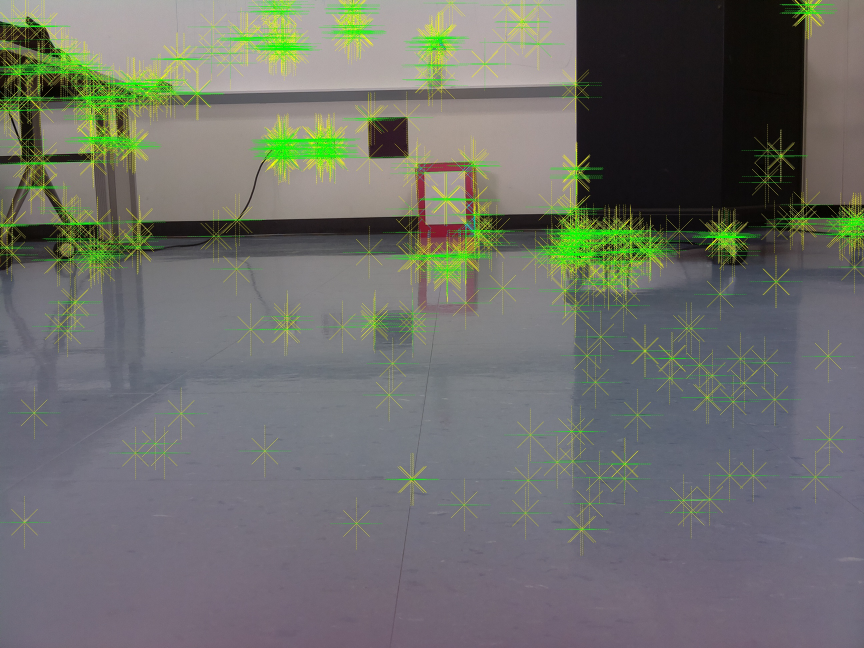
#> input picture C++/Test.jpg, 2592 x 1944 px, given in place of the camera (shown at 1/3 size)
$ python FollowLaserBackhp.py   (older library calls are emulated)
#> lines starting #> are read from the running program, lines starting #| are printed output that depends on the picture; after the words box and inside, x2 and y2 are one past the last pixel; in counts of white or black regions, pixels touching at a corner belong together
#!usr/bin/python
import cv2
import cv2.cv as cv
import numpy as np
#import serial
import time

cap = cv2.VideoCapture(0)
prev = np.empty((1920,640,3))
diff = np.empty((480,640,3))
avgBright = 0;
detector = cv2.SimpleBlobDetector()
#set = serial.Serial('<ls /dev/tty*'>,9600)

ranThrough = False


def getFrame():
    _,frame = cap.read()
#> frame is the input picture: shape (1944, 2592, 3); mean B, G, R 106, 111, 109.5
    cv2.imshow('raw',frame)
    frame = cv2.GaussianBlur(frame,(9,9),0,0)
    frame = cv2.cvtColor(frame,cv2.COLOR_BGR2HSV)
#> frame: shape (1944, 2592, 3); mean H, S, V 90.8, 43.7, 119.5
   # _,_,b = cv2.split(frame)
    return frame

def getCoor(frame):
    vals = (31,29,23,19,17,13,11,7)
    for y in vals:
        for x in range(0,frame.shape[1]):
            if np.any(frame[x*frame.shape[1]:x*frame.shape[1]+frame.shape[0]:y]):
                print(x)

def reduceBrightness(img):
    lower_brightness = np.array([100,0,170])
    upper_brightness = np.array([200,200,300])
    mask = cv2.inRange(img,lower_brightness,upper_brightness)
    img = cv2.bitwise_and(img,img,mask=mask)
    return img

def removeNonRed(img):
    img = cv2.cvtColor(img,cv2.COLOR_HSV2BGR)
    b,g,r = cv2.split(img)
    deltaB = cv2.subtract(r,b)
    deltaG = cv2.subtract(r,g)
    r2 = cv2.bitwise_and(r,r,mask=deltaB)
    g2 = cv2.bitwise_and(r2,r2,mask=deltaG)
    img = cv2.merge((r2,r2,r2))
    #cv2.imshow('test',img)
    img = cv2.cvtColor(img,cv2.COLOR_BGR2HSV)
    return img;


def getLocation(img):
    test = img.reshape(img.size)
    locationY = []
    locationX = []
    for x in [17,13,11,7,5]:
        if np.any(img[x:(x*img.shape[0]+1):5]):
            testing = np.where(img != 0)
            locationY = testing[0]
            break

    if(len(locationY) > 0):
        for x in [17,13,11,7,5]:
            columns = np.array( range(0,img.shape[1],x))
            #print(img[locationY[0]],columns)
            if np.any(img[locationY[0],columns]):
                testing = np.where(img[locationY[0],columns] != 0)
                print(testing)
                locationX = testing[0]
                locationX = locationX * x
                #print(locationX[0])
                break
    if(len(locationX) > 0 and len(locationY) > 0):
        return locationX[0],locationY[0]
    else:
        return -1,-1

def edgeDetection(img):
    img2 = cv2.Canny(img,100,200)
    cv2.imshow('edges',img2)

while True:
    img = getFrame()
    #cv2.imshow('Raw',img)
    #img = normalizeBrightness(img)
    for x in range(0,2):
        img = reduceBrightness(img)
#> this loop made 2 passes
#> pass 1, in reduceBrightness, `mask = cv2.inRange(img,lower_brightness,upper_brightness)`:
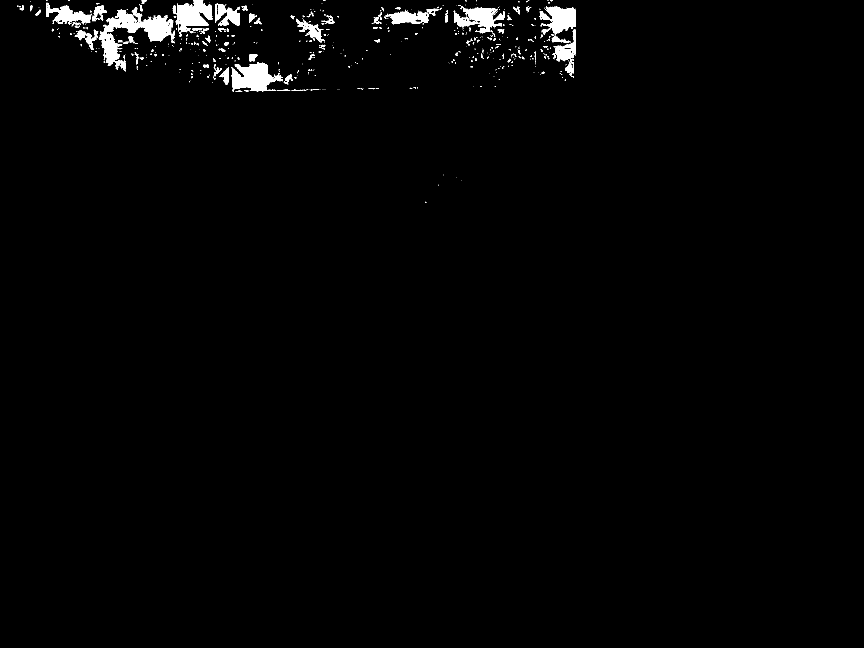
#> mask: shape (1944, 2592) (shown at 1/3 size); 1.3% white; 667 white regions (526 under 20 px), largest, box (x1, y1, x2, y2) and area: (296, 29, 520, 205) 12227, (695, 187, 849, 274) 8013, (526, 0, 637, 97) 6518
#> pass 1, in reduceBrightness, `img = cv2.bitwise_and(img,img,mask=mask)`:
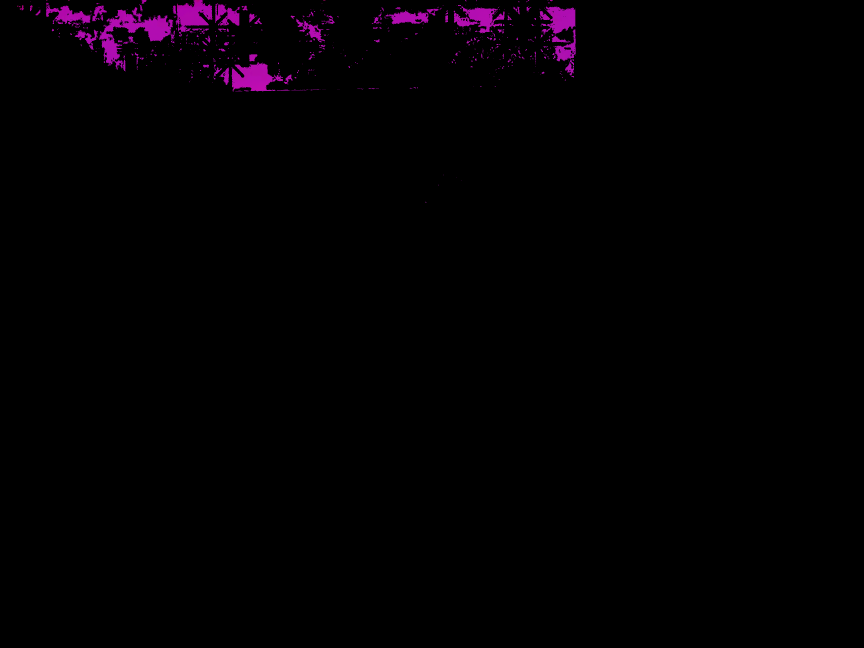
#> img: shape (1944, 2592, 3) (shown at 1/3 size); mean of channels 0, 1, 2 2.3, 0.2, 2.3; drawn as B, G, R
    cv2.imshow('afterbright',img)
    img = removeNonRed(img)
#> in removeNonRed, `img = cv2.cvtColor(img,cv2.COLOR_BGR2HSV)`: img: shape (1944, 2592, 3); mean H, S, V 0, 0, 2.3
    #cv2.imshow('afterRed',img)
    _,_,img = cv2.split(img)
    maxVal = np.amax(img)
#> maxVal = 194

    print(getLocation(img))
#> the loop in getLocation, `for x in [17,13,11,7,5]:` made 1 pass
#> testing on pass 1: 66278 positions, rows 0 to 608, columns 66 to 1726
#> the loop in getLocation, `for x in [17,13,11,7,5]:` made 1 pass
#> (testing, locationX) on pass 1: (([25, 84],), [425, 1428])
#| (array([25, 84]),)
#| (425, 0)

 # [7 lines of commented-out code are left out]
    x,y = getLocation(img)
#> the loop in getLocation (call 2), `for x in [17,13,11,7,5]:` made 1 pass
#> the loop in getLocation (call 2), `for x in [17,13,11,7,5]:` made 1 pass
#| (array([25, 84]),)
#> x = 425; y = 0

    if y != -1  and x != -1:
        cv2.line(img,(0,y),(img.shape[1],y),255,10)
        cv2.line(img,(x,0),(x,img.shape[0]),255,10)
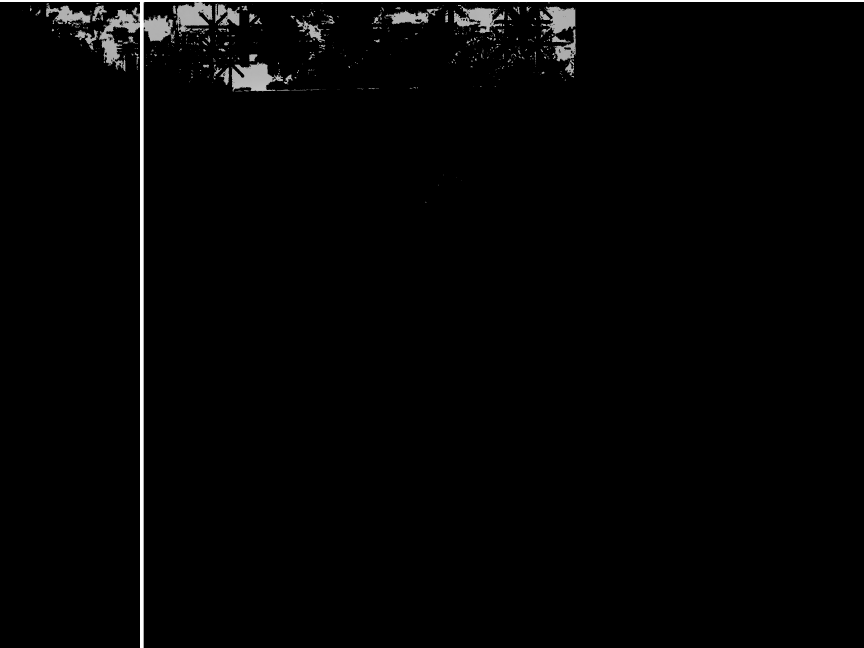
#> img: shape (1944, 2592) (shown at 1/3 size); min 0, max 255, mean 4.2
        if(x-img.shape[0]/2 < 50 and x-img.shape[0]/2 > -50):
            print('forward') #ser.write('1')
        elif (x-img.shape[0]/2 > 0):
            print('right') #ser.write('3')
        else:
            print('left') #ser.write('2')

    cv2.imshow('img',img)
    #cv2.imshow('testing', img)
    if ranThrough:
        diff = cv2.subtract(img,prev)
 #       cv2.imshow('Diff',diff)

#    cv2.imshow('Test',img)
    cv2.waitKey(1)
    prev = img
    ranThrough = True

$ run again, on C++/17foot_LeftBoxwithLaser.png
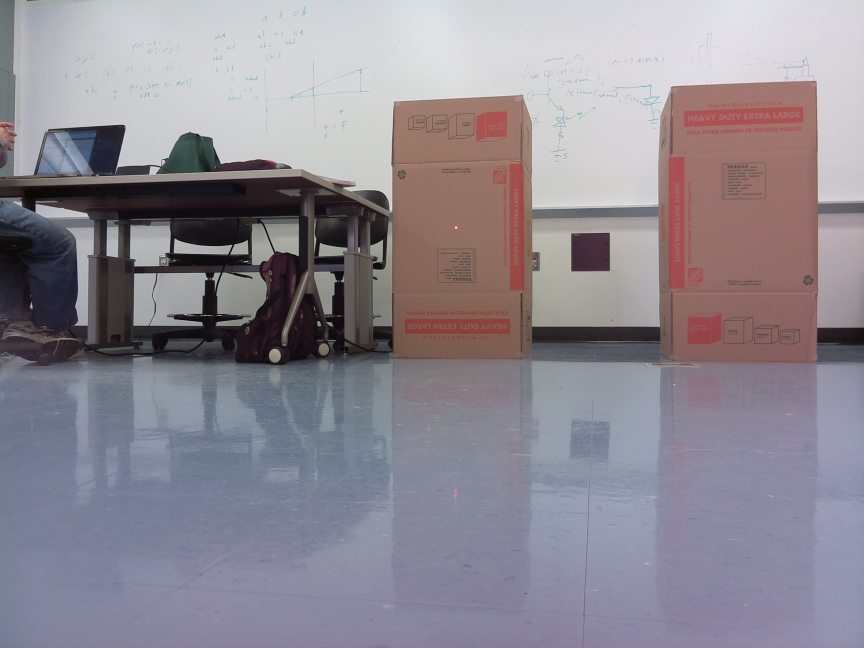
#> input picture C++/17foot_LeftBoxwithLaser.png, 2592 x 1944 px, given in place of the camera (shown at 1/3 size)
#> in getFrame, frame is the input picture: shape (1944, 2592, 3); mean B, G, R 146.6, 137.6, 143
#> the loop `for x in range(0,2):` made 2 passes
#> pass 1, in reduceBrightness, `mask = cv2.inRange(img,lower_brightness,upper_brightness)`:
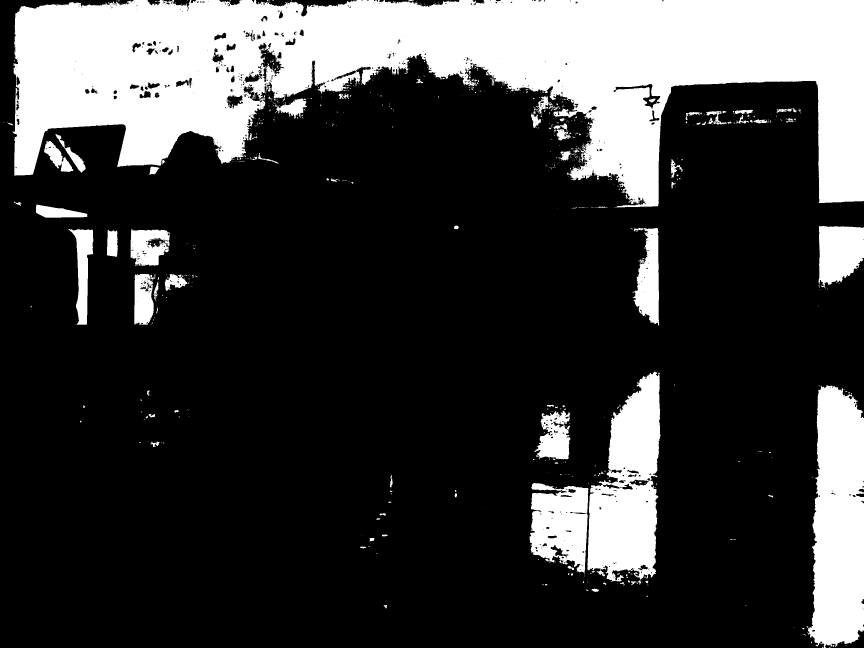
#> mask: shape (1944, 2592) (shown at 1/3 size); 23.7% white; 879 white regions (755 under 20 px), largest, box (x1, y1, x2, y2) and area: (37, 0, 2592, 622) 858254, (2422, 1156, 2592, 1944) 107957, (1762, 1115, 1982, 1754) 90632
#> maxVal = 247
#> the loop in getLocation, `for x in [17,13,11,7,5]:` made 1 pass
#> testing on pass 1: 47736 positions, rows 186 to 1491, columns 10 to 2591
#> the loop in getLocation, `for x in [17,13,11,7,5]:` made 4 passes
#> (testing, locationX) on pass 4: (([370],), [2590])
#> (printed output is left out)
#| (2590, 186)
#> the loop in getLocation (call 2), `for x in [17,13,11,7,5]:` made 1 pass
#> the loop in getLocation (call 2), `for x in [17,13,11,7,5]:` made 4 passes
#> (printed output is left out)
#> x = 2590; y = 186
#> `cv2.line(img,(x,0),(x,img.shape[0]),255,10)`:
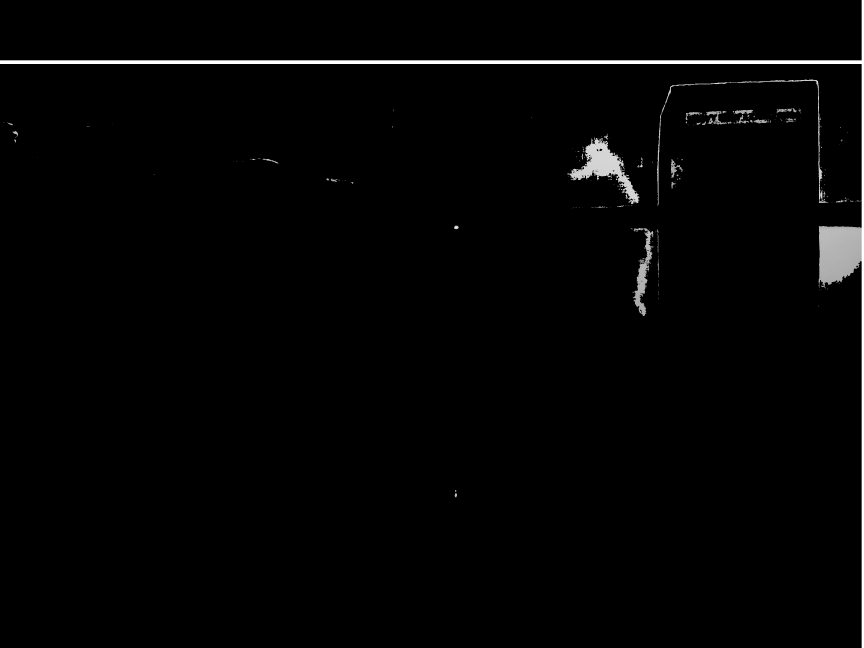
#> img: shape (1944, 2592) (shown at 1/3 size); min 0, max 255, mean 3.9
